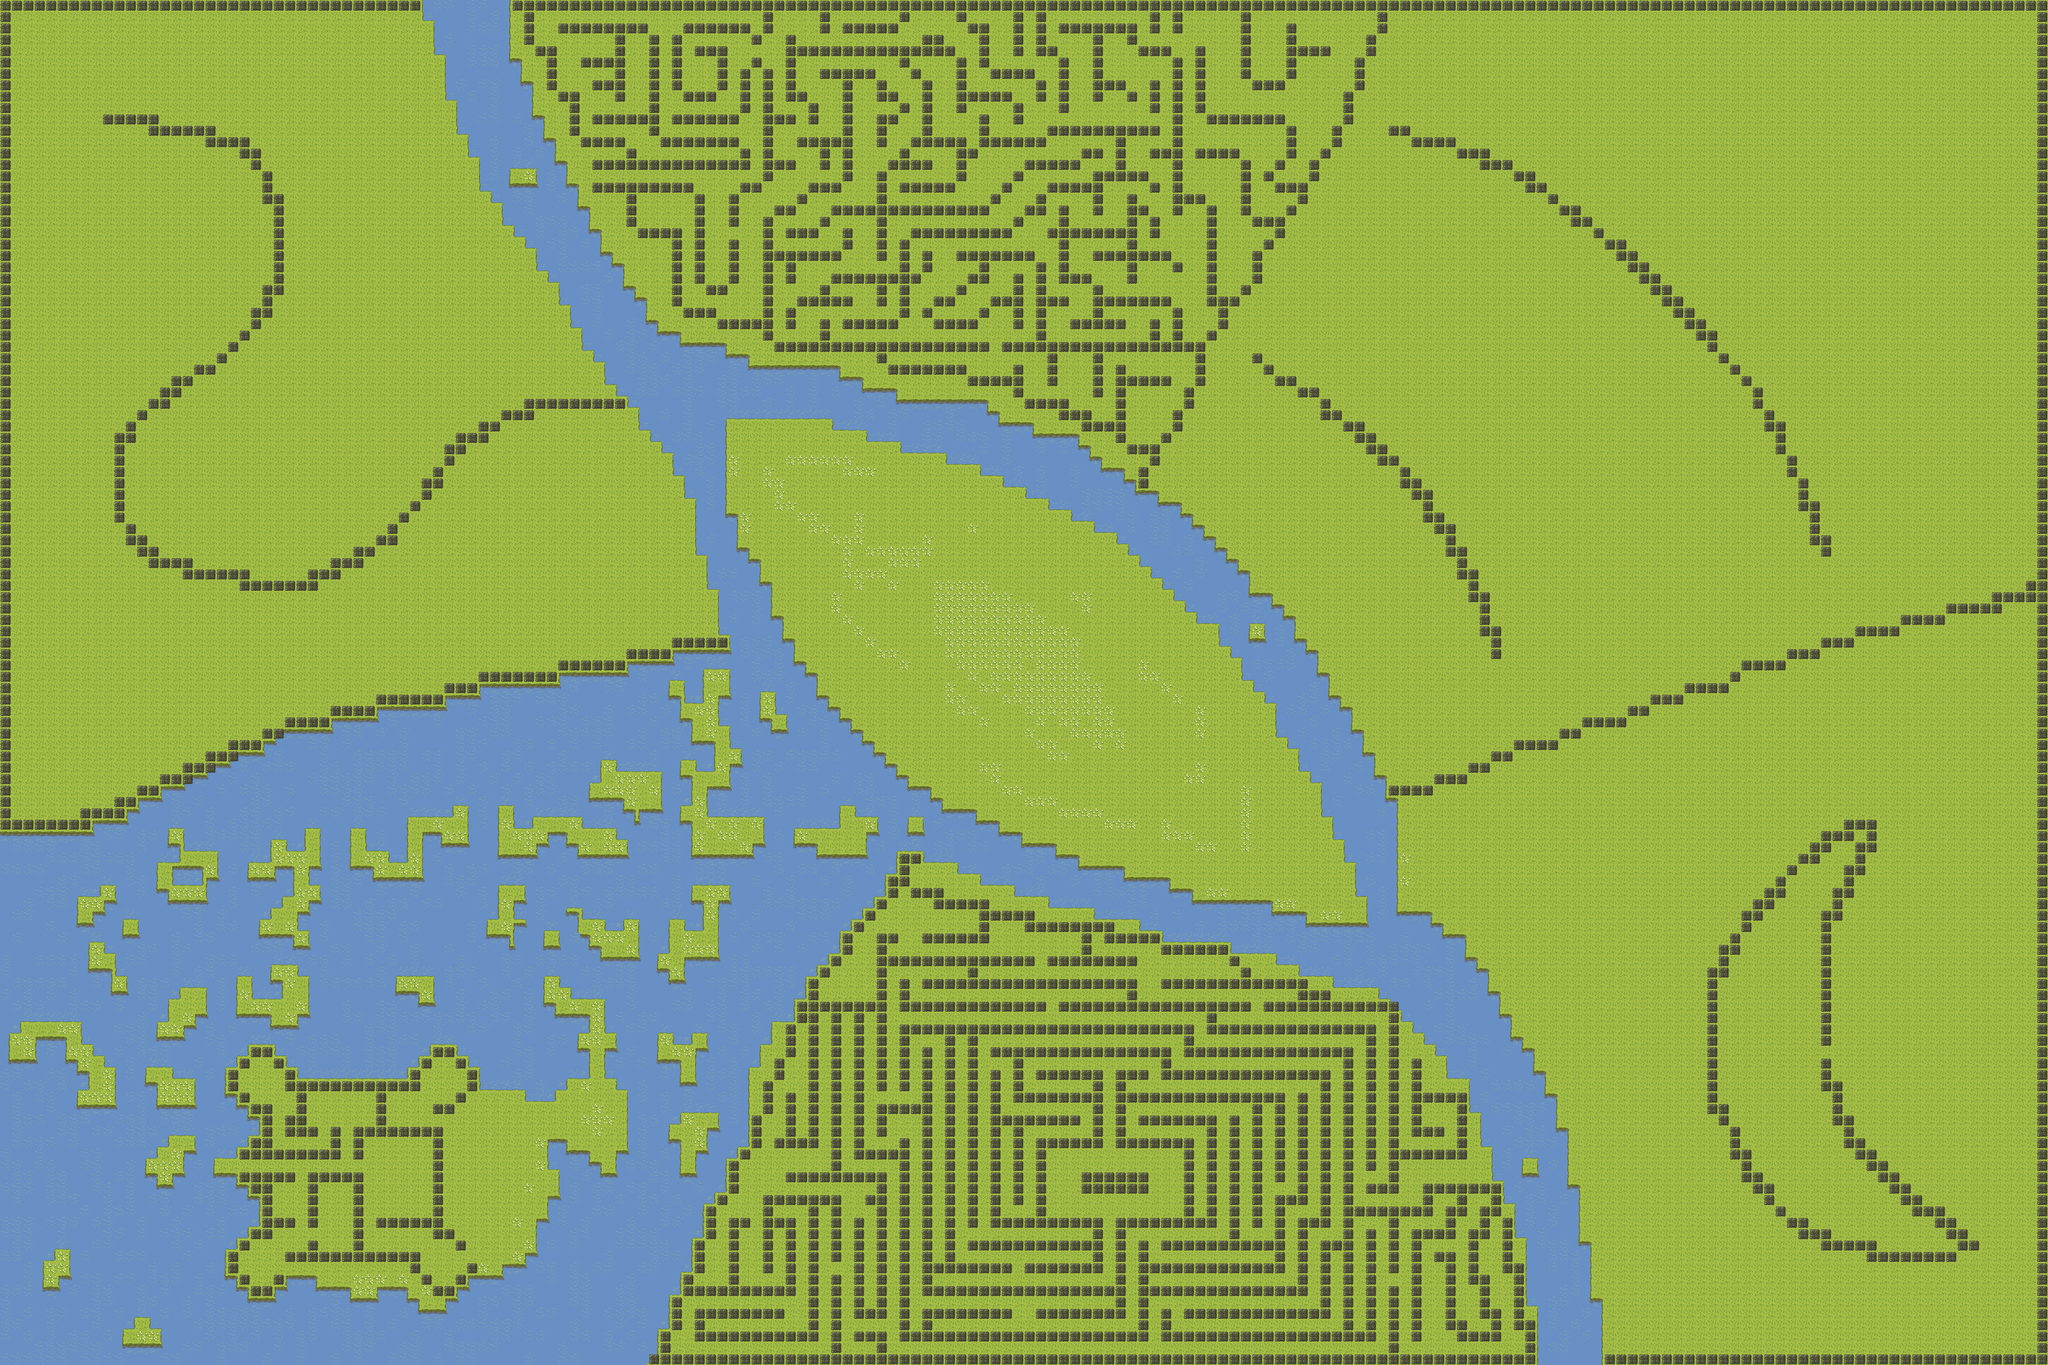

A level layout from a 2D game, rendered from its tile map. Below: a short description, then the map file with tile-grid data replaced by summaries:
An orthogonal 180x120 tile map with 32x32 px tiles, 4 tile layers (base, waternoblock, stoneborder, stones2), 8 tilesets and 388 objects.

<map version="1.0" orientation="orthogonal" renderorder="right-down" width="180" height="120" tilewidth="32" tileheight="32" nextobjectid="719">
 <tileset firstgid="1" source="tiles/items.tsx" />
 <tileset firstgid="17" source="tiles/monsters.tsx" />
 <tileset firstgid="33" source="tiles/scrolls.tsx" />
 <tileset firstgid="49" source="tiles/world.tsx" />
 <tileset firstgid="69" source="tiles/world_noblock.tsx" />
 <tileset firstgid="89" source="tiles/bridge_horizontal.tsx" />
 <tileset firstgid="90" source="tiles/bridge_vertical.tsx" />
 <tileset firstgid="91" source="tiles/balls.tsx" />
 <layer name="base" width="180" height="120">
  <data>[21600 cells, 21519 non-empty, 16 distinct tile ids]</data>
 </layer>
 <layer name="waternoblock" width="180" height="120">
  <data>[21600 cells, 81 non-empty, 6 distinct tile ids]</data>
 </layer>
 <layer name="stoneborder" width="180" height="120">
  <data>[21600 cells, 478 non-empty, 1 distinct tile ids]</data>
 </layer>
 <layer name="stones2" width="180" height="120">
  <data>[21600 cells, 2463 non-empty, 1 distinct tile ids]</data>
 </layer>
 <objectgroup name="destructibles">
  <object id="2" gid="10" x="2336" y="1344" width="32" height="32" />
  <object id="3" gid="10" x="2464" y="1312" width="32" height="32" />
  <object id="4" gid="10" x="2624" y="1440" width="32" height="32" />
  <object id="5" gid="10" x="2272" y="1472" width="32" height="32" />
  <object id="6" gid="10" x="2240" y="1632" width="32" height="32" />
  <object id="7" gid="10" x="2400" y="1824" width="32" height="32" />
  <object id="8" gid="10" x="2464" y="1952" width="32" height="32" />
  <object id="9" gid="10" x="2656" y="1568" width="32" height="32" />
  <object id="10" gid="10" x="2528" y="1728" width="32" height="32" />
  <object id="11" gid="10" x="2176" y="1248" width="32" height="32" />
  <object id="13" gid="10" x="3072" y="1760" width="32" height="32" />
  <object id="14" gid="10" x="3168" y="1984" width="32" height="32" />
  <object id="15" gid="10" x="2848" y="2144" width="32" height="32" />
  <object id="16" gid="10" x="2624" y="2080" width="32" height="32" />
  <object id="17" gid="10" x="2816" y="2272" width="32" height="32" />
  <object id="18" gid="10" x="3136" y="2272" width="32" height="32" />
  <object id="19" gid="10" x="3104" y="2112" width="32" height="32" />
  <object id="21" gid="10" x="3200" y="2400" width="32" height="32" />
  <object id="22" gid="10" x="3392" y="2304" width="32" height="32" />
  <object id="23" gid="10" x="3616" y="2400" width="32" height="32" />
  <object id="24" gid="10" x="3488" y="2112" width="32" height="32" />
  <object id="25" gid="10" x="3488" y="2496" width="32" height="32" />
  <object id="26" gid="10" x="3264" y="2112" width="32" height="32" />
  <object id="27" gid="10" x="3424" y="1888" width="32" height="32" />
  <object id="28" gid="10" x="3200" y="1824" width="32" height="32" />
  <object id="33" gid="10" x="3040" y="1568" width="32" height="32" />
  <object id="34" gid="10" x="2944" y="1536" width="32" height="32" />
  <object id="35" gid="10" x="2816" y="1440" width="32" height="32" />
  <object id="36" gid="10" x="2432" y="1632" width="32" height="32" />
  <object id="37" gid="10" x="2496" y="1472" width="32" height="32" />
  <object id="38" gid="10" x="2304" y="1536" width="32" height="32" />
  <object id="40" gid="10" x="2976" y="2304" width="32" height="32" />
  <object id="42" gid="10" x="2720" y="2112" width="32" height="32" />
  <object id="43" gid="10" x="2688" y="2208" width="32" height="32" />
  <object id="44" gid="10" x="2336" y="1888" width="32" height="32" />
  <object id="45" gid="10" x="2336" y="1664" width="32" height="32" />
  <object id="46" gid="10" x="3296" y="2240" width="32" height="32" />
  <object id="47" gid="10" x="3168" y="1696" width="32" height="32" />
  <object id="48" gid="10" x="3584" y="2208" width="32" height="32" />
  <object id="49" gid="10" x="3744" y="2496" width="32" height="32" />
  <object id="50" gid="10" x="2144" y="1408" width="32" height="32" />
  <object id="51" gid="10" x="2112" y="1312" width="32" height="32" />
  <object id="52" gid="10" x="2176" y="1504" width="32" height="32" />
  <object id="267" gid="10" x="2048" y="1408" width="32" height="32" />
  <object id="268" gid="10" x="2048" y="1376" width="32" height="32" />
  <object id="269" gid="10" x="2048" y="1344" width="32" height="32" />
  <object id="270" gid="10" x="2048" y="1312" width="32" height="32" />
  <object id="271" gid="10" x="2048" y="1280" width="32" height="32" />
  <object id="272" gid="10" x="2048" y="1216" width="32" height="32" />
  <object id="273" gid="10" x="2048" y="1248" width="32" height="32" />
  <object id="274" gid="10" x="2080" y="1216" width="32" height="32" />
  <object id="275" gid="10" x="2112" y="1216" width="32" height="32" />
  <object id="276" gid="10" x="2176" y="1216" width="32" height="32" />
  <object id="277" gid="10" x="2144" y="1216" width="32" height="32" />
  <object id="278" gid="10" x="2208" y="1216" width="32" height="32" />
  <object id="279" gid="10" x="2240" y="1216" width="32" height="32" />
  <object id="280" gid="10" x="2272" y="1216" width="32" height="32" />
  <object id="281" gid="10" x="2304" y="1216" width="32" height="32" />
  <object id="282" gid="10" x="3296" y="1728" width="32" height="32" />
  <object id="283" gid="10" x="3328" y="1760" width="32" height="32" />
  <object id="290" gid="10" x="3808" y="2592" width="32" height="32" />
  <object id="291" gid="10" x="3808" y="2560" width="32" height="32" />
  <object id="292" gid="10" x="3680" y="2592" width="32" height="32" />
  <object id="293" gid="10" x="3648" y="2560" width="32" height="32" />
  <object id="294" gid="10" x="3776" y="2528" width="32" height="32" />
  <object id="295" gid="10" x="3776" y="2496" width="32" height="32" />
  <object id="296" gid="10" x="3776" y="2464" width="32" height="32" />
  <object id="297" gid="10" x="3616" y="2560" width="32" height="32" />
  <object id="298" gid="10" x="3584" y="2560" width="32" height="32" />
  <object id="299" gid="10" x="2368" y="1248" width="32" height="32" />
  <object id="300" gid="10" x="2336" y="1248" width="32" height="32" />
  <object id="301" gid="10" x="2400" y="1248" width="32" height="32" />
  <object id="302" gid="10" x="2432" y="1280" width="32" height="32" />
  <object id="303" gid="10" x="2464" y="1280" width="32" height="32" />
  <object id="304" gid="10" x="2496" y="1280" width="32" height="32" />
  <object id="305" gid="10" x="2496" y="1312" width="32" height="32" />
  <object id="306" gid="10" x="2528" y="1312" width="32" height="32" />
  <object id="307" gid="10" x="2560" y="1312" width="32" height="32" />
  <object id="308" gid="10" x="2592" y="1312" width="32" height="32" />
  <object id="309" gid="10" x="2624" y="1312" width="32" height="32" />
  <object id="310" gid="10" x="2624" y="1344" width="32" height="32" />
  <object id="311" gid="10" x="2656" y="1344" width="32" height="32" />
  <object id="312" gid="10" x="2688" y="1344" width="32" height="32" />
  <object id="313" gid="10" x="2720" y="1344" width="32" height="32" />
  <object id="314" gid="10" x="2752" y="1376" width="32" height="32" />
  <object id="315" gid="10" x="2784" y="1376" width="32" height="32" />
  <object id="316" gid="10" x="2816" y="1408" width="32" height="32" />
  </objectgroup>
 <objectgroup name="teleports">
  <!-- 145 objects omitted --></objectgroup>
 <objectgroup name="items">
  <!-- 134 objects omitted --></objectgroup>
 <objectgroup name="bridges">
  <!-- 42 objects omitted --></objectgroup>
 <objectgroup name="balls">
  <!-- 15 objects omitted --></objectgroup>
 <objectgroup name="ExtraTestItems" visible="0">
  <!-- 8 objects omitted --></objectgroup>
</map>
<!-- 301 of 388 objects omitted -->
